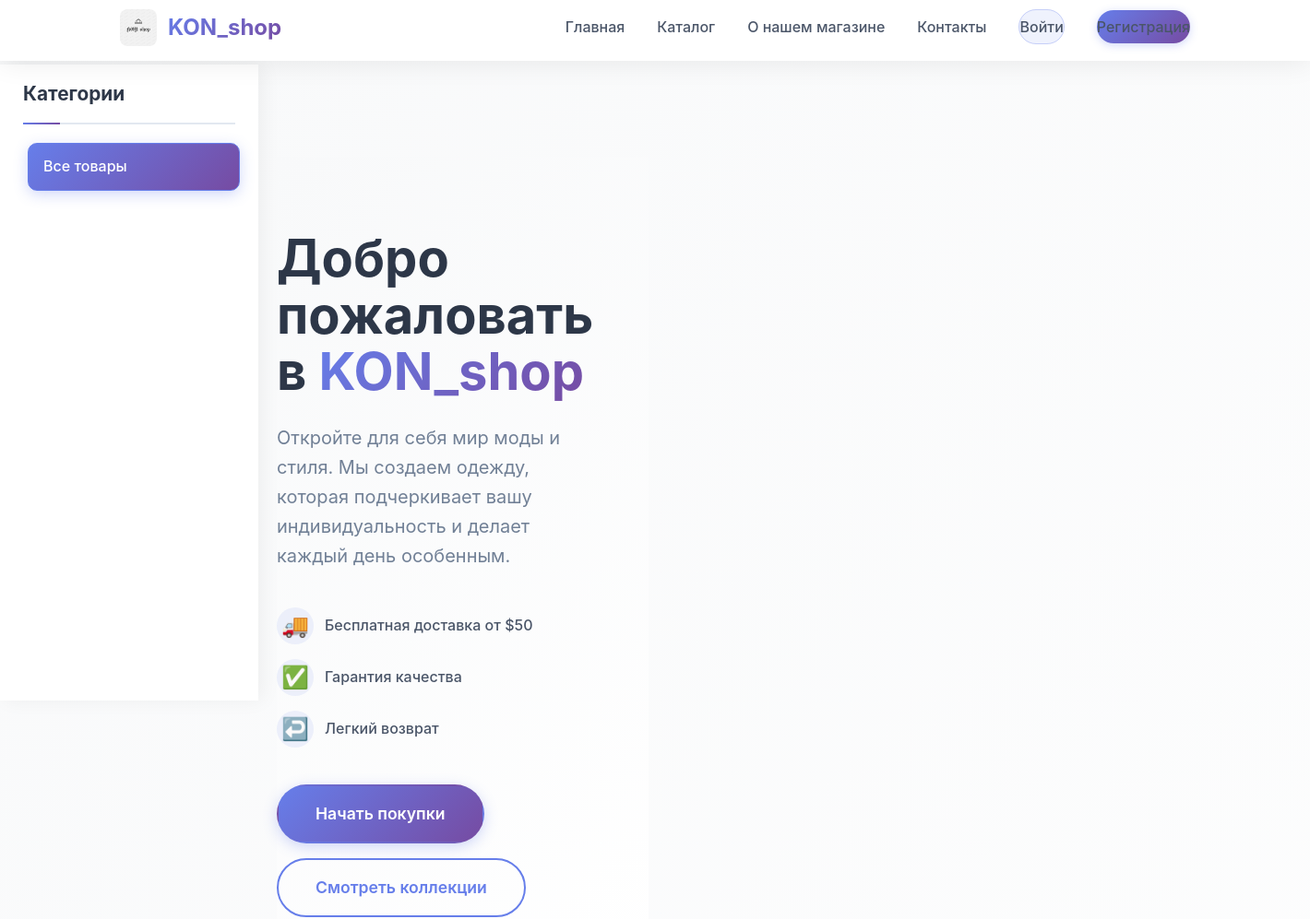
The app's page / (upper part), older data.
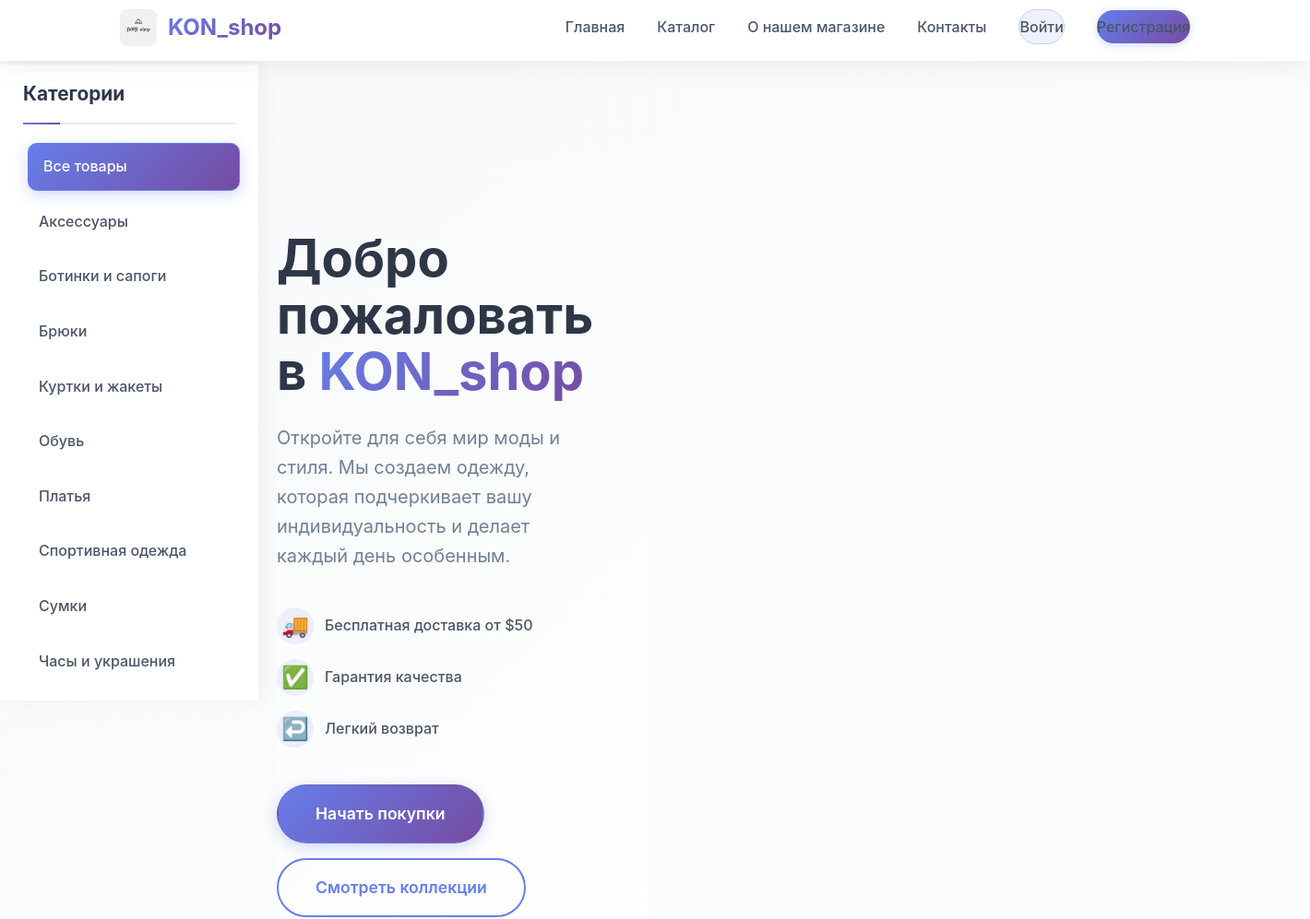
The same page, newer data.
### shop/models.py (models this page shows, shortened)
class Category(models.Model):
    name = models.CharField(
        max_length=100,
        verbose_name='Название категории'
    )
    slug = models.SlugField(
        max_length=100,
        unique=True,
        verbose_name='URL'
    )
    description = models.TextField(
        blank=True,
        verbose_name='Описание'
    )
    is_active = models.BooleanField(
        default=True,
        verbose_name='Активна'
    )
    created_at = models.DateTimeField(
        default=timezone.now,
        verbose_name='Создана'
    )
    class Meta:
        verbose_name = 'Категория'
        verbose_name_plural = 'Категории'
        ordering = ['name']

### shop/views.py (the view)
# urls.py: 2. Add a URL to urlpatterns:  path('', views.home, name='home')
def home(request):
    return render(request,"home.html")

### shop/context_processors.py (called while the page is built)
def categories(request):
    return {
        'categories': Category.objects.filter(is_active=True)
    }

### shop/templates/home.html (shortened to what this page needs)
{% load static %}
<!DOCTYPE html>
<html lang="ru">
<head>
    <link rel="stylesheet" href="{% static 'css/styleshome.css' %}">
    <link rel="stylesheet" href="{% static 'css/stylesfooter.css' %}">
</head>
<body>
    {% include "header.html" %}
    <div class="container">
        <aside class="sidebar">
            <div class="categories">
                <h3>Категории</h3>
                <ul>
                    <li>
                        <a href="{% url 'item_list' %}"
                           {% if not category %}class="active"{% endif %}>
                            Все товары
                        </a>
                    </li>
                    {% for cat in categories %}
                    <li>
                        <a href="{% url 'category_detail' cat.slug %}"
                           {% if category and category.slug == cat.slug %}class="active"{% endif %}>
                            {{ cat.name }}
                        </a>
                    </li>
                    {% endfor %}
                </ul>
            </div>
        </aside>
    <div class="cont">
        <main class="hero-section">
            <div class="hero-content">
                <h1 class="hero-title">Добро пожаловать в <span class="brand">KON_shop</span></h1>
                <p class="hero-subtitle">Откройте для себя мир моды и стиля. Мы создаем одежду, которая подчеркивает вашу индивидуальность и делает каждый день особенным.</p>
                <div class="hero-features">
                    <div class="feature">
                        <span class="feature-icon">🚚</span>
                        <span class="feature-text">Бесплатная доставка от $50</span>
                    </div>
                    <div class="feature">
                        <span class="feature-icon">✅</span>
                        <span class="feature-text">Гарантия качества</span>
                    </div>
                    <div class="feature">
                        <span class="feature-icon">↩️</span>
                        <span class="feature-text">Легкий возврат</span>
                    </div>
                </div>
                <div class="hero-actions">
                    <a href="{% url 'item_list' %}" class="btn btn-large btn-primary">
                        Начать покупки
                    </a>
                    <a href="#collections" class="btn btn-large btn-secondary">
                        Смотреть коллекции
                    </a>
                </div>
            </div>
        </main>
    </div>
</body>
</html>

Row changes from the older to the newer data that the page shows:
added Category: name "Аксессуары"
added Category: name "Ботинки и сапоги"
added Category: name "Брюки"
added Category: name "Куртки и жакеты"
added Category: name "Обувь"
added Category: name "Платья"
added Category: name "Спортивная одежда"
added Category: name "Сумки"
added Category: name "Часы и украшения"
